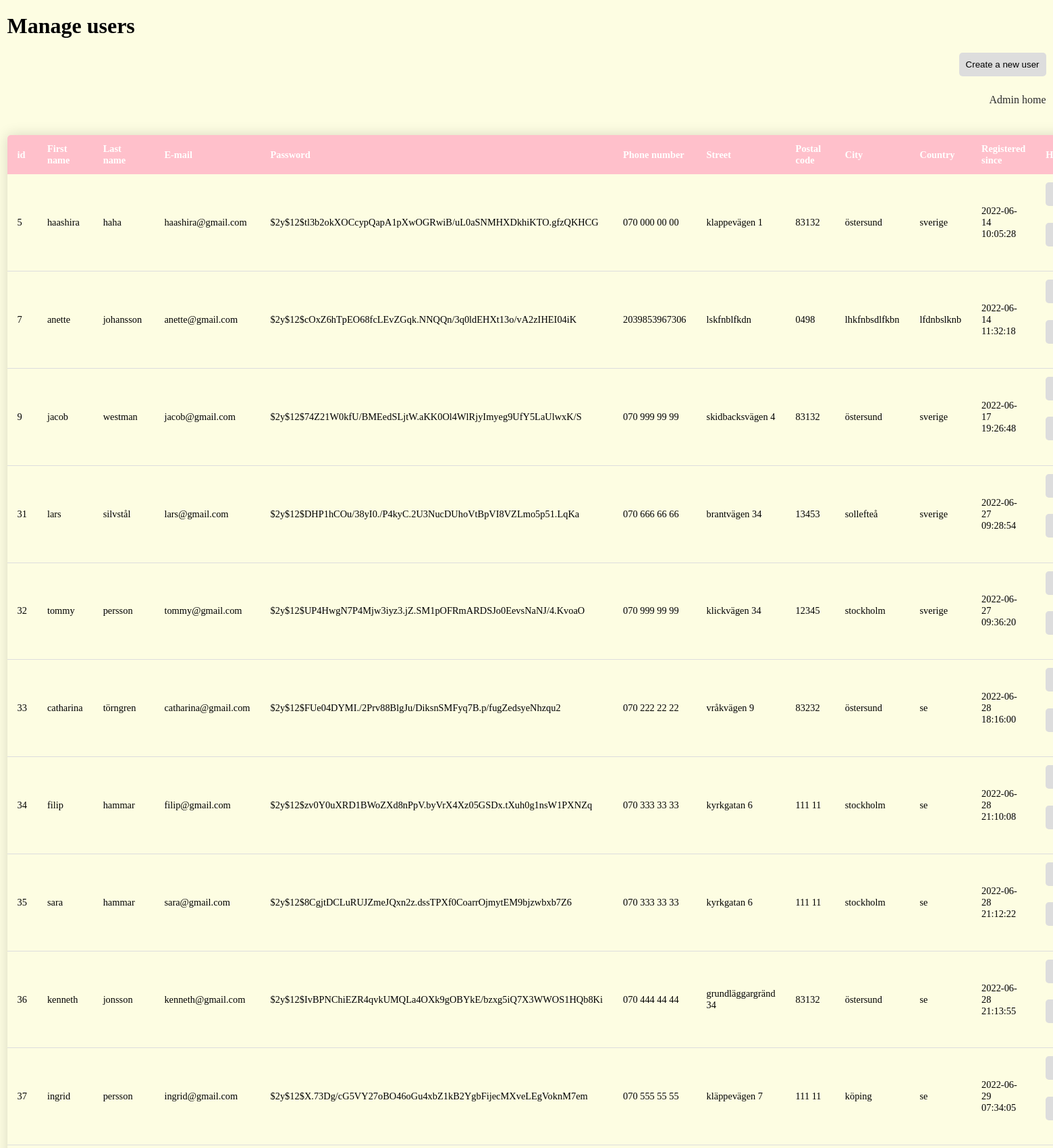
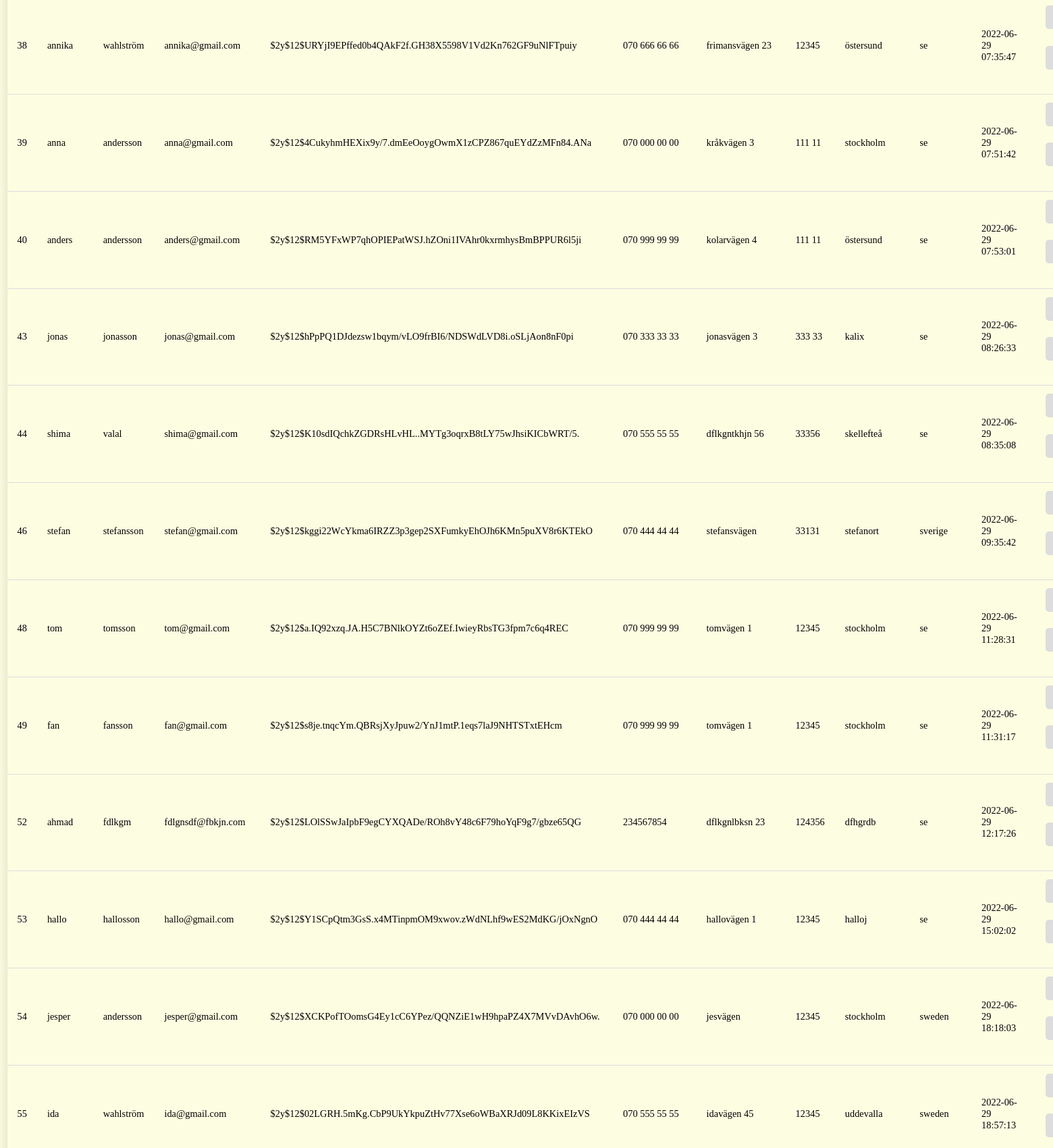
/admin/admin.php (upper part), run on the app's committed database (2 pictures, top to bottom).
### tables this page shows
CREATE TABLE `users` (
  `id` int(11) NOT NULL,
  `first_name` varchar(60) NOT NULL,
  `last_name` varchar(60) NOT NULL,
  `email` varchar(150) NOT NULL,
  `password` varchar(60) NOT NULL,
  `phone` varchar(60) NOT NULL,
  `street` varchar(255) NOT NULL,
  `postal_code` varchar(255) NOT NULL,
  `city` varchar(90) NOT NULL,
  `country` varchar(90) NOT NULL,
  `create_date` timestamp NOT NULL DEFAULT CURRENT_TIMESTAMP
);

### src/config.php (called while the page is built, shortened)
<?php
require(SRC_PATH . '/dbconnect.php');
require(SRC_PATH . '/app/UserDbHandler.php');
$userDbHandler = new UserDbHandler($pdo);

### src/app/UserDbHandler.php (called while the page is built, shortened)
<?php
class UserDbHandler {
    public function __construct($pdo) {
        $this->pdo = $pdo;
    }
    public function fetchAllUsers() {
        $sql = "SELECT * FROM users;";
        $state = $this->pdo->query($sql);
        return $state->fetchAll();
    }
}
?>

### public/admin/admin.php (the view, shortened to what this page needs)
<?
 require('../../src/config.php');
 $users = $userDbHandler->fetchAllUsers();
?>
<html lang="en">
<head>
    <link rel="stylesheet" href="css/style.css">
</head>
<body>
 <div>
    <div id="container2">
         <h1>Manage users</h1>
         <nav id="main-nav">
            <form action="../newuser.php" method="POST">
            	<input type="submit" value="Create a new user">
            </form>
         </nav>
         <nav id="main-nav2">
            <a href="index.php">Admin home</a>
         </nav>
            <br>
         <table class="content-table">
             <thead>
                 <tr>
                     <th>id</th>
                     <th>First name</th>
                     <th>Last name</th>
                     <th>E-mail</th>
                     <th>Password</th>
                     <th>Phone number</th>
                     <th>Street</th>
                     <th>Postal code</th>
                     <th>City</th>
                     <th>Country</th>
                     <th>Registered since </th>
                     <th>Handle</th>
             </thead>
             <tbody id="data">
                 <?php foreach($users as $user) : ?>
                     <tr>
                         <td><?=htmlentities($user['id']) ?></td>
                         <td><?=htmlentities($user['first_name']) ?></td>
                         <td><?=htmlentities($user['last_name']) ?></td>
                         <td><?=htmlentities($user['email']) ?></td>
                         <td><?=htmlentities($user['password']) ?></td>
                         <td><?=htmlentities($user['phone']) ?></td>
                         <td><?=htmlentities($user['street']) ?></td>
                         <td><?=htmlentities($user['postal_code']) ?></td>
                         <td><?=htmlentities($user['city']) ?></td>
                         <td><?=htmlentities($user['country']) ?></td>
                         <td><?=htmlentities($user['create_date']) ?></td>
                         <td>
                             <form action="updateuser.php" method="GET">
                                 <input type="submit" value="Updatera">
                             </form>
                             <form action="" method="POST">
                                 <input type="submit" name="deleteUserBtn" value="Radera">
                             </form>
                         </td>
                     </tr>
                 <?php endforeach; ?>
             </tbody>
         </table>
        </div>
         </body>
        </html>

### public/admin/css/style.css (style rules this page uses)
* { box-sizing: border-box; }
body { background-color: rgb(253, 253, 226); }
input { padding: 10px; }
a { text-decoration: none; color: darkblue; }
#main-nav, #main-nav2 { width: 100%; display: flex; flex-direction: row-reverse; }
a:visited, a:link { color: #2b2b2b; }
.content-table { border-collapse: collapse; margin: 25px 0; font-size: 0.9em; min-width: 400px; border-radius: 5px 5px 0 0; overflow: hidden; box-shadow: 0 0 20px rgb(0, 0, 0, 0.15); }
.content-table thead tr { background-color: pink; color: white; text-align: left; font-weight: bold; }
.content-table th, .content-table td { padding: 12px 15px; }
.content-table tbody tr { border-bottom: 1px solid #dddddd; }
input, textarea, select { width: 100%; margin-bottom: 10px; border-radius: 5px; border: none; background-color: #dddddd; }
.content-table { width: 700px; }
#container2 { margin: 20px auto; width: 1539px; }

### data on the page
users: id "5", first_name "haashira", last_name "haha", email "haashira@gmail.com", password "$2y$12$tl3b2okXOCcypQapA1pXwOGRwiB/uL0aSNMHXDkhiKTO.gfzQKHCG", phone "070 000 00 00", street "klappevägen 1", postal_code "83132", city "östersund", country "sverige", create_date "2022-06-14 10:05:28"
users: id "7", first_name "anette", last_name "johansson", email "anette@gmail.com", password "$2y$12$cOxZ6hTpEO68fcLEvZGqk.NNQQn/3q0ldEHXt13o/vA2zIHEI04iK", phone "2039853967306", street "lskfnblfkdn", postal_code "0498", city "lhkfnbsdlfkbn", country "lfdnbslknb", create_date "2022-06-14 11:32:18"
users: id "9", first_name "jacob", last_name "westman", email "jacob@gmail.com", password "$2y$12$74Z21W0kfU/BMEedSLjtW.aKK0Ol4WlRjyImyeg9UfY5LaUlwxK/S", phone "070 999 99 99", street "skidbacksvägen 4", postal_code "83132", city "östersund", country "sverige", create_date "2022-06-17 19:26:48"
users: id "31", first_name "lars", last_name "silvstål", email "lars@gmail.com", password "$2y$12$DHP1hCOu/38yI0./P4kyC.2U3NucDUhoVtBpVI8VZLmo5p51.LqKa", phone "070 666 66 66", street "brantvägen 34", postal_code "13453", city "sollefteå", country "sverige", create_date "2022-06-27 09:28:54"
users: id "32", first_name "tommy", last_name "persson", email "tommy@gmail.com", password "$2y$12$UP4HwgN7P4Mjw3iyz3.jZ.SM1pOFRmARDSJo0EevsNaNJ/4.KvoaO", phone "070 999 99 99", street "klickvägen 34", postal_code "12345", city "stockholm", country "sverige", create_date "2022-06-27 09:36:20"
users: id "33", first_name "catharina", last_name "törngren", email "catharina@gmail.com", password "$2y$12$FUe04DYMI./2Prv88BlgJu/DiksnSMFyq7B.p/fugZedsyeNhzqu2", phone "070 222 22 22", street "vråkvägen 9", postal_code "83232", city "östersund", country "se", create_date "2022-06-28 18:16:00"
users: id "34", first_name "filip", last_name "hammar", email "filip@gmail.com", password "$2y$12$zv0Y0uXRD1BWoZXd8nPpV.byVrX4Xz05GSDx.tXuh0g1nsW1PXNZq", phone "070 333 33 33", street "kyrkgatan 6", postal_code "111 11", city "stockholm", country "se", create_date "2022-06-28 21:10:08"
users: id "35", first_name "sara", last_name "hammar", email "sara@gmail.com", password "$2y$12$8CgjtDCLuRUJZmeJQxn2z.dssTPXf0CoarrOjmytEM9bjzwbxb7Z6", phone "070 333 33 33", street "kyrkgatan 6", postal_code "111 11", city "stockholm", country "se", create_date "2022-06-28 21:12:22"
users: id "36", first_name "kenneth", last_name "jonsson", email "kenneth@gmail.com", password "$2y$12$IvBPNChiEZR4qvkUMQLa4OXk9gOBYkE/bzxg5iQ7X3WWOS1HQb8Ki", phone "070 444 44 44", street "grundläggargränd 34", postal_code "83132", city "östersund", country "se", create_date "2022-06-28 21:13:55"
users: id "37", first_name "ingrid", last_name "persson", email "ingrid@gmail.com", password "$2y$12$X.73Dg/cG5VY27oBO46oGu4xbZ1kB2YgbFijecMXveLEgVoknM7em", phone "070 555 55 55", street "kläppevägen 7", postal_code "111 11", city "köping", country "se", create_date "2022-06-29 07:34:05"
users: id "38", first_name "annika", last_name "wahlström", email "annika@gmail.com", password "$2y$12$URYjI9EPffed0b4QAkF2f.GH38X5598V1Vd2Kn762GF9uNlFTpuiy", phone "070 666 66 66", street "frimansvägen 23", postal_code "12345", city "östersund", country "se", create_date "2022-06-29 07:35:47"
users: id "39", first_name "anna", last_name "andersson", email "anna@gmail.com", password "$2y$12$4CukyhmHEXix9y/7.dmEeOoygOwmX1zCPZ867quEYdZzMFn84.ANa", phone "070 000 00 00", street "kråkvägen 3", postal_code "111 11", city "stockholm", country "se", create_date "2022-06-29 07:51:42"
users: id "40", first_name "anders", last_name "andersson", email "anders@gmail.com", password "$2y$12$RM5YFxWP7qhOPIEPatWSJ.hZOni1IVAhr0kxrmhysBmBPPUR6l5ji", phone "070 999 99 99", street "kolarvägen 4", postal_code "111 11", city "östersund", country "se", create_date "2022-06-29 07:53:01"
users: id "43", first_name "jonas", last_name "jonasson", email "jonas@gmail.com", password "$2y$12$hPpPQ1DJdezsw1bqym/vLO9frBI6/NDSWdLVD8i.oSLjAon8nF0pi", phone "070 333 33 33", street "jonasvägen 3", postal_code "333 33", city "kalix", country "se", create_date "2022-06-29 08:26:33"
users: id "44", first_name "shima", last_name "valal", email "shima@gmail.com", password "$2y$12$K10sdIQchkZGDRsHLvHL..MYTg3oqrxB8tLY75wJhsiKICbWRT/5.", phone "070 555 55 55", street "dflkgntkhjn 56", postal_code "33356", city "skellefteå", country "se", create_date "2022-06-29 08:35:08"
users: id "46", first_name "stefan", last_name "stefansson", email "stefan@gmail.com", password "$2y$12$kggi22WcYkma6IRZZ3p3gep2SXFumkyEhOJh6KMn5puXV8r6KTEkO", phone "070 444 44 44", street "stefansvägen", postal_code "33131", city "stefanort", country "sverige", create_date "2022-06-29 09:35:42"
users: id "48", first_name "tom", last_name "tomsson", email "tom@gmail.com", password "$2y$12$a.IQ92xzq.JA.H5C7BNlkOYZt6oZEf.IwieyRbsTG3fpm7c6q4REC", phone "070 999 99 99", street "tomvägen 1", postal_code "12345", city "stockholm", country "se", create_date "2022-06-29 11:28:31"
users: id "49", first_name "fan", last_name "fansson", email "fan@gmail.com", password "$2y$12$s8je.tnqcYm.QBRsjXyJpuw2/YnJ1mtP.1eqs7laJ9NHTSTxtEHcm", phone "070 999 99 99", street "tomvägen 1", postal_code "12345", city "stockholm", country "se", create_date "2022-06-29 11:31:17"
users: id "52", first_name "ahmad", last_name "fdlkgm", email "fdlgnsdf@fbkjn.com", password "$2y$12$LOlSSwJaIpbF9egCYXQADe/ROh8vY48c6F79hoYqF9g7/gbze65QG", phone "234567854", street "dflkgnlbksn 23", postal_code "124356", city "dfhgrdb", country "se", create_date "2022-06-29 12:17:26"
users: id "53", first_name "hallo", last_name "hallosson", email "hallo@gmail.com", password "$2y$12$Y1SCpQtm3GsS.x4MTinpmOM9xwov.zWdNLhf9wES2MdKG/jOxNgnO", phone "070 444 44 44", street "hallovägen 1", postal_code "12345", city "halloj", country "se", create_date "2022-06-29 15:02:02"
users: id "54", first_name "jesper", last_name "andersson", email "jesper@gmail.com", password "$2y$12$XCKPofTOomsG4Ey1cC6YPez/QQNZiE1wH9hpaPZ4X7MVvDAvhO6w.", phone "070 000 00 00", street "jesvägen", postal_code "12345", city "stockholm", country "sweden", create_date "2022-06-29 18:18:03"
users: id "55", first_name "ida", last_name "wahlström", email "ida@gmail.com", password "$2y$12$02LGRH.5mKg.CbP9UkYkpuZtHv77Xse6oWBaXRJd09L8KKixEIzVS", phone "070 555 55 55", street "idavägen 45", postal_code "12345", city "uddevalla", country "sweden", create_date "2022-06-29 18:57:13"
